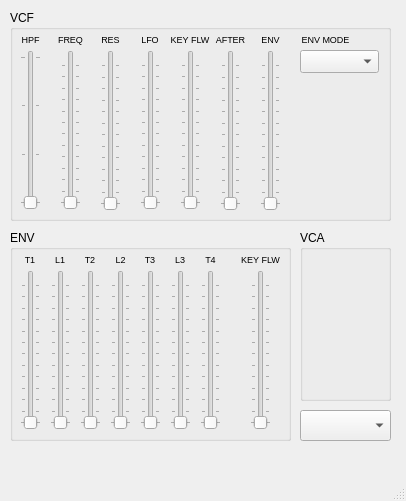
<?xml version="1.0" encoding="UTF-8"?>
<ui version="4.0">
 <class>MainWindow</class>
 <widget class="QMainWindow" name="MainWindow">
  <property name="geometry">
   <rect>
    <x>0</x>
    <y>0</y>
    <width>406</width>
    <height>501</height>
   </rect>
  </property>
  <property name="windowTitle">
   <string>MainWindow</string>
  </property>
  <widget class="QWidget" name="centralwidget">
   <widget class="QComboBox" name="midi_combo">
    <property name="geometry">
     <rect>
      <x>300</x>
      <y>410</y>
      <width>91</width>
      <height>31</height>
     </rect>
    </property>
   </widget>
   <widget class="QGroupBox" name="vca_groupBox">
    <property name="geometry">
     <rect>
      <x>300</x>
      <y>230</y>
      <width>91</width>
      <height>171</height>
     </rect>
    </property>
    <property name="title">
     <string>VCA</string>
    </property>
   </widget>
   <widget class="QGroupBox" name="vcf_groupBox">
    <property name="geometry">
     <rect>
      <x>10</x>
      <y>10</y>
      <width>381</width>
      <height>211</height>
     </rect>
    </property>
    <property name="font">
     <font>
      <weight>50</weight>
      <bold>false</bold>
      <underline>false</underline>
     </font>
    </property>
    <property name="title">
     <string>VCF</string>
    </property>
    <widget class="QSlider" name="vcf_freq_slider">
     <property name="geometry">
      <rect>
       <x>50</x>
       <y>40</y>
       <width>21</width>
       <height>160</height>
      </rect>
     </property>
     <property name="maximum">
      <number>127</number>
     </property>
     <property name="orientation">
      <enum>Qt::Vertical</enum>
     </property>
     <property name="tickPosition">
      <enum>QSlider::TicksBothSides</enum>
     </property>
    </widget>
    <widget class="QLabel" name="vcf_freq_label">
     <property name="geometry">
      <rect>
       <x>40</x>
       <y>20</y>
       <width>41</width>
       <height>20</height>
      </rect>
     </property>
     <property name="font">
      <font>
       <pointsize>7</pointsize>
       <underline>false</underline>
      </font>
     </property>
     <property name="text">
      <string>&lt;html&gt;&lt;head/&gt;&lt;body&gt;&lt;p align=&quot;center&quot;&gt;FREQ&lt;/p&gt;&lt;/body&gt;&lt;/html&gt;</string>
     </property>
    </widget>
    <widget class="QLabel" name="vcf_res_label">
     <property name="geometry">
      <rect>
       <x>80</x>
       <y>20</y>
       <width>41</width>
       <height>20</height>
      </rect>
     </property>
     <property name="font">
      <font>
       <pointsize>7</pointsize>
       <underline>false</underline>
      </font>
     </property>
     <property name="text">
      <string>&lt;html&gt;&lt;head/&gt;&lt;body&gt;&lt;p align=&quot;center&quot;&gt;RES&lt;/p&gt;&lt;/body&gt;&lt;/html&gt;</string>
     </property>
    </widget>
    <widget class="QSlider" name="vcf_res_slider">
     <property name="geometry">
      <rect>
       <x>90</x>
       <y>40</y>
       <width>21</width>
       <height>161</height>
      </rect>
     </property>
     <property name="maximum">
      <number>127</number>
     </property>
     <property name="orientation">
      <enum>Qt::Vertical</enum>
     </property>
     <property name="tickPosition">
      <enum>QSlider::TicksBothSides</enum>
     </property>
    </widget>
    <widget class="QSlider" name="vcf_env_slider">
     <property name="geometry">
      <rect>
       <x>250</x>
       <y>40</y>
       <width>21</width>
       <height>161</height>
      </rect>
     </property>
     <property name="maximum">
      <number>127</number>
     </property>
     <property name="orientation">
      <enum>Qt::Vertical</enum>
     </property>
     <property name="tickPosition">
      <enum>QSlider::TicksBothSides</enum>
     </property>
    </widget>
    <widget class="QLabel" name="vcf_lfo_label">
     <property name="geometry">
      <rect>
       <x>120</x>
       <y>20</y>
       <width>40</width>
       <height>20</height>
      </rect>
     </property>
     <property name="font">
      <font>
       <pointsize>7</pointsize>
       <underline>false</underline>
      </font>
     </property>
     <property name="text">
      <string>&lt;html&gt;&lt;head/&gt;&lt;body&gt;&lt;p align=&quot;center&quot;&gt;LFO&lt;/p&gt;&lt;/body&gt;&lt;/html&gt;</string>
     </property>
    </widget>
    <widget class="QSlider" name="vcf_lfo_slider">
     <property name="geometry">
      <rect>
       <x>130</x>
       <y>40</y>
       <width>21</width>
       <height>160</height>
      </rect>
     </property>
     <property name="maximum">
      <number>127</number>
     </property>
     <property name="orientation">
      <enum>Qt::Vertical</enum>
     </property>
     <property name="tickPosition">
      <enum>QSlider::TicksBothSides</enum>
     </property>
    </widget>
    <widget class="QLabel" name="vcf_env_label">
     <property name="geometry">
      <rect>
       <x>240</x>
       <y>20</y>
       <width>41</width>
       <height>20</height>
      </rect>
     </property>
     <property name="font">
      <font>
       <pointsize>7</pointsize>
       <underline>false</underline>
      </font>
     </property>
     <property name="text">
      <string>&lt;html&gt;&lt;head/&gt;&lt;body&gt;&lt;p align=&quot;center&quot;&gt;ENV&lt;/p&gt;&lt;/body&gt;&lt;/html&gt;</string>
     </property>
    </widget>
    <widget class="QLabel" name="vcf_key_flw_label">
     <property name="geometry">
      <rect>
       <x>160</x>
       <y>20</y>
       <width>40</width>
       <height>20</height>
      </rect>
     </property>
     <property name="font">
      <font>
       <pointsize>7</pointsize>
       <underline>false</underline>
      </font>
     </property>
     <property name="text">
      <string>&lt;html&gt;&lt;head/&gt;&lt;body&gt;&lt;p align=&quot;center&quot;&gt;KEY FLW&lt;/p&gt;&lt;/body&gt;&lt;/html&gt;</string>
     </property>
    </widget>
    <widget class="QLabel" name="vcf_after_label">
     <property name="geometry">
      <rect>
       <x>200</x>
       <y>20</y>
       <width>41</width>
       <height>20</height>
      </rect>
     </property>
     <property name="font">
      <font>
       <pointsize>7</pointsize>
       <underline>false</underline>
      </font>
     </property>
     <property name="text">
      <string>&lt;html&gt;&lt;head/&gt;&lt;body&gt;&lt;p align=&quot;center&quot;&gt;AFTER&lt;/p&gt;&lt;/body&gt;&lt;/html&gt;</string>
     </property>
    </widget>
    <widget class="QSlider" name="vcf_after_slider">
     <property name="geometry">
      <rect>
       <x>210</x>
       <y>40</y>
       <width>21</width>
       <height>161</height>
      </rect>
     </property>
     <property name="maximum">
      <number>127</number>
     </property>
     <property name="orientation">
      <enum>Qt::Vertical</enum>
     </property>
     <property name="tickPosition">
      <enum>QSlider::TicksBothSides</enum>
     </property>
    </widget>
    <widget class="QSlider" name="vcf_key_flw_slider">
     <property name="geometry">
      <rect>
       <x>170</x>
       <y>40</y>
       <width>21</width>
       <height>160</height>
      </rect>
     </property>
     <property name="maximum">
      <number>127</number>
     </property>
     <property name="orientation">
      <enum>Qt::Vertical</enum>
     </property>
     <property name="tickPosition">
      <enum>QSlider::TicksBothSides</enum>
     </property>
    </widget>
    <widget class="QComboBox" name="vcf_env_mode_combo">
     <property name="geometry">
      <rect>
       <x>290</x>
       <y>40</y>
       <width>79</width>
       <height>23</height>
      </rect>
     </property>
    </widget>
    <widget class="QLabel" name="vcf_env_mode_label">
     <property name="geometry">
      <rect>
       <x>290</x>
       <y>20</y>
       <width>51</width>
       <height>20</height>
      </rect>
     </property>
     <property name="font">
      <font>
       <pointsize>7</pointsize>
       <underline>false</underline>
      </font>
     </property>
     <property name="text">
      <string>&lt;html&gt;&lt;head/&gt;&lt;body&gt;&lt;p align=&quot;center&quot;&gt;ENV MODE&lt;/p&gt;&lt;/body&gt;&lt;/html&gt;</string>
     </property>
    </widget>
    <widget class="QSlider" name="vcf_hpf_slider">
     <property name="geometry">
      <rect>
       <x>10</x>
       <y>40</y>
       <width>21</width>
       <height>160</height>
      </rect>
     </property>
     <property name="maximum">
      <number>3</number>
     </property>
     <property name="orientation">
      <enum>Qt::Vertical</enum>
     </property>
     <property name="tickPosition">
      <enum>QSlider::TicksBothSides</enum>
     </property>
    </widget>
    <widget class="QLabel" name="vcf_hpf_label">
     <property name="geometry">
      <rect>
       <x>0</x>
       <y>20</y>
       <width>41</width>
       <height>20</height>
      </rect>
     </property>
     <property name="font">
      <font>
       <pointsize>7</pointsize>
       <underline>false</underline>
      </font>
     </property>
     <property name="text">
      <string>&lt;html&gt;&lt;head/&gt;&lt;body&gt;&lt;p align=&quot;center&quot;&gt;HPF&lt;/p&gt;&lt;/body&gt;&lt;/html&gt;</string>
     </property>
    </widget>
   </widget>
   <widget class="QGroupBox" name="evn_groupBox">
    <property name="geometry">
     <rect>
      <x>10</x>
      <y>230</y>
      <width>281</width>
      <height>211</height>
     </rect>
    </property>
    <property name="title">
     <string>ENV</string>
    </property>
    <widget class="QLabel" name="env_t1_label">
     <property name="geometry">
      <rect>
       <x>0</x>
       <y>20</y>
       <width>40</width>
       <height>20</height>
      </rect>
     </property>
     <property name="font">
      <font>
       <pointsize>7</pointsize>
       <underline>false</underline>
      </font>
     </property>
     <property name="text">
      <string>&lt;html&gt;&lt;head/&gt;&lt;body&gt;&lt;p align=&quot;center&quot;&gt;T1&lt;/p&gt;&lt;/body&gt;&lt;/html&gt;</string>
     </property>
    </widget>
    <widget class="QSlider" name="env_t1_slider">
     <property name="geometry">
      <rect>
       <x>10</x>
       <y>40</y>
       <width>21</width>
       <height>160</height>
      </rect>
     </property>
     <property name="maximum">
      <number>127</number>
     </property>
     <property name="orientation">
      <enum>Qt::Vertical</enum>
     </property>
     <property name="tickPosition">
      <enum>QSlider::TicksBothSides</enum>
     </property>
    </widget>
    <widget class="QLabel" name="env_l1_label">
     <property name="geometry">
      <rect>
       <x>30</x>
       <y>20</y>
       <width>40</width>
       <height>20</height>
      </rect>
     </property>
     <property name="font">
      <font>
       <pointsize>7</pointsize>
       <underline>false</underline>
      </font>
     </property>
     <property name="text">
      <string>&lt;html&gt;&lt;head/&gt;&lt;body&gt;&lt;p align=&quot;center&quot;&gt;L1&lt;/p&gt;&lt;/body&gt;&lt;/html&gt;</string>
     </property>
    </widget>
    <widget class="QSlider" name="env_l1_slider">
     <property name="geometry">
      <rect>
       <x>40</x>
       <y>40</y>
       <width>21</width>
       <height>160</height>
      </rect>
     </property>
     <property name="maximum">
      <number>127</number>
     </property>
     <property name="orientation">
      <enum>Qt::Vertical</enum>
     </property>
     <property name="tickPosition">
      <enum>QSlider::TicksBothSides</enum>
     </property>
    </widget>
    <widget class="QLabel" name="env_t2_label">
     <property name="geometry">
      <rect>
       <x>60</x>
       <y>20</y>
       <width>40</width>
       <height>20</height>
      </rect>
     </property>
     <property name="font">
      <font>
       <pointsize>7</pointsize>
       <underline>false</underline>
      </font>
     </property>
     <property name="text">
      <string>&lt;html&gt;&lt;head/&gt;&lt;body&gt;&lt;p align=&quot;center&quot;&gt;T2&lt;/p&gt;&lt;/body&gt;&lt;/html&gt;</string>
     </property>
    </widget>
    <widget class="QSlider" name="env_t2_slider">
     <property name="geometry">
      <rect>
       <x>70</x>
       <y>40</y>
       <width>21</width>
       <height>160</height>
      </rect>
     </property>
     <property name="maximum">
      <number>127</number>
     </property>
     <property name="orientation">
      <enum>Qt::Vertical</enum>
     </property>
     <property name="tickPosition">
      <enum>QSlider::TicksBothSides</enum>
     </property>
    </widget>
    <widget class="QLabel" name="env_l2_label">
     <property name="geometry">
      <rect>
       <x>90</x>
       <y>20</y>
       <width>41</width>
       <height>20</height>
      </rect>
     </property>
     <property name="font">
      <font>
       <pointsize>7</pointsize>
       <underline>false</underline>
      </font>
     </property>
     <property name="text">
      <string>&lt;html&gt;&lt;head/&gt;&lt;body&gt;&lt;p align=&quot;center&quot;&gt;L2&lt;/p&gt;&lt;/body&gt;&lt;/html&gt;</string>
     </property>
    </widget>
    <widget class="QSlider" name="env_l2_slider">
     <property name="geometry">
      <rect>
       <x>100</x>
       <y>40</y>
       <width>21</width>
       <height>160</height>
      </rect>
     </property>
     <property name="maximum">
      <number>127</number>
     </property>
     <property name="orientation">
      <enum>Qt::Vertical</enum>
     </property>
     <property name="tickPosition">
      <enum>QSlider::TicksBothSides</enum>
     </property>
    </widget>
    <widget class="QLabel" name="env_t4_label">
     <property name="geometry">
      <rect>
       <x>180</x>
       <y>20</y>
       <width>41</width>
       <height>20</height>
      </rect>
     </property>
     <property name="font">
      <font>
       <pointsize>7</pointsize>
       <underline>false</underline>
      </font>
     </property>
     <property name="text">
      <string>&lt;html&gt;&lt;head/&gt;&lt;body&gt;&lt;p align=&quot;center&quot;&gt;T4&lt;/p&gt;&lt;/body&gt;&lt;/html&gt;</string>
     </property>
    </widget>
    <widget class="QLabel" name="env_l3_label">
     <property name="geometry">
      <rect>
       <x>150</x>
       <y>20</y>
       <width>40</width>
       <height>20</height>
      </rect>
     </property>
     <property name="font">
      <font>
       <pointsize>7</pointsize>
       <underline>false</underline>
      </font>
     </property>
     <property name="text">
      <string>&lt;html&gt;&lt;head/&gt;&lt;body&gt;&lt;p align=&quot;center&quot;&gt;L3&lt;/p&gt;&lt;/body&gt;&lt;/html&gt;</string>
     </property>
    </widget>
    <widget class="QSlider" name="env_t4_slider">
     <property name="geometry">
      <rect>
       <x>190</x>
       <y>40</y>
       <width>21</width>
       <height>160</height>
      </rect>
     </property>
     <property name="maximum">
      <number>127</number>
     </property>
     <property name="orientation">
      <enum>Qt::Vertical</enum>
     </property>
     <property name="tickPosition">
      <enum>QSlider::TicksBothSides</enum>
     </property>
    </widget>
    <widget class="QLabel" name="env_t3_label">
     <property name="geometry">
      <rect>
       <x>120</x>
       <y>20</y>
       <width>40</width>
       <height>20</height>
      </rect>
     </property>
     <property name="font">
      <font>
       <pointsize>7</pointsize>
       <underline>false</underline>
      </font>
     </property>
     <property name="text">
      <string>&lt;html&gt;&lt;head/&gt;&lt;body&gt;&lt;p align=&quot;center&quot;&gt;T3&lt;/p&gt;&lt;/body&gt;&lt;/html&gt;</string>
     </property>
    </widget>
    <widget class="QSlider" name="env_l3_slider">
     <property name="geometry">
      <rect>
       <x>160</x>
       <y>40</y>
       <width>21</width>
       <height>160</height>
      </rect>
     </property>
     <property name="maximum">
      <number>127</number>
     </property>
     <property name="orientation">
      <enum>Qt::Vertical</enum>
     </property>
     <property name="tickPosition">
      <enum>QSlider::TicksBothSides</enum>
     </property>
    </widget>
    <widget class="QSlider" name="env_t3_slider">
     <property name="geometry">
      <rect>
       <x>130</x>
       <y>40</y>
       <width>21</width>
       <height>160</height>
      </rect>
     </property>
     <property name="maximum">
      <number>127</number>
     </property>
     <property name="orientation">
      <enum>Qt::Vertical</enum>
     </property>
     <property name="tickPosition">
      <enum>QSlider::TicksBothSides</enum>
     </property>
    </widget>
    <widget class="QSlider" name="env_key_flw_slider">
     <property name="geometry">
      <rect>
       <x>240</x>
       <y>40</y>
       <width>21</width>
       <height>160</height>
      </rect>
     </property>
     <property name="maximum">
      <number>127</number>
     </property>
     <property name="orientation">
      <enum>Qt::Vertical</enum>
     </property>
     <property name="tickPosition">
      <enum>QSlider::TicksBothSides</enum>
     </property>
    </widget>
    <widget class="QLabel" name="env_key_flw_label">
     <property name="geometry">
      <rect>
       <x>230</x>
       <y>20</y>
       <width>41</width>
       <height>20</height>
      </rect>
     </property>
     <property name="font">
      <font>
       <pointsize>7</pointsize>
       <underline>false</underline>
      </font>
     </property>
     <property name="text">
      <string>&lt;html&gt;&lt;head/&gt;&lt;body&gt;&lt;p align=&quot;center&quot;&gt;KEY FLW&lt;/p&gt;&lt;/body&gt;&lt;/html&gt;</string>
     </property>
    </widget>
   </widget>
  </widget>
  <widget class="QMenuBar" name="menubar">
   <property name="geometry">
    <rect>
     <x>0</x>
     <y>0</y>
     <width>406</width>
     <height>20</height>
    </rect>
   </property>
  </widget>
  <widget class="QStatusBar" name="statusbar"/>
 </widget>
 <resources/>
 <connections/>
</ui>
